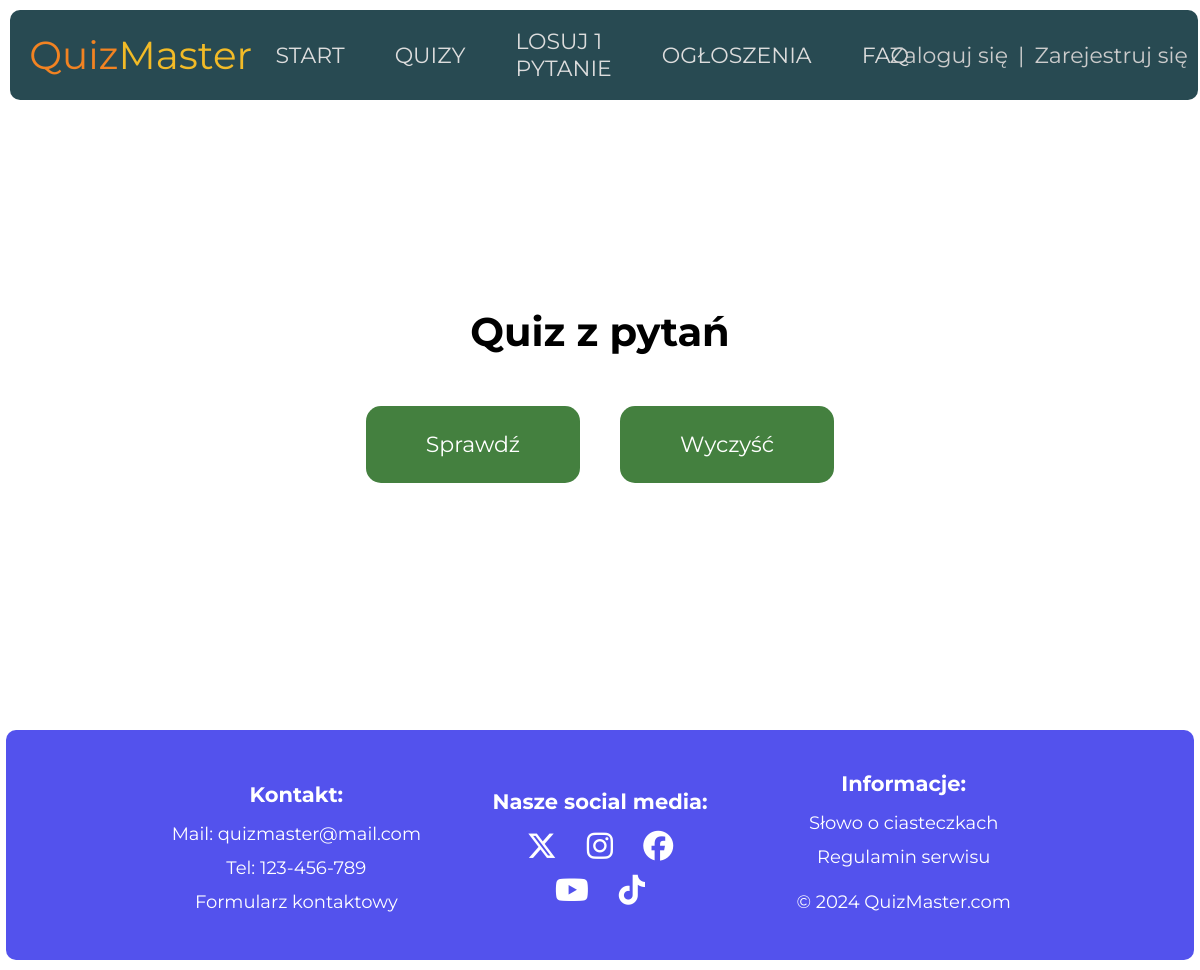
The app's page /quiz.php?t=1, older data.
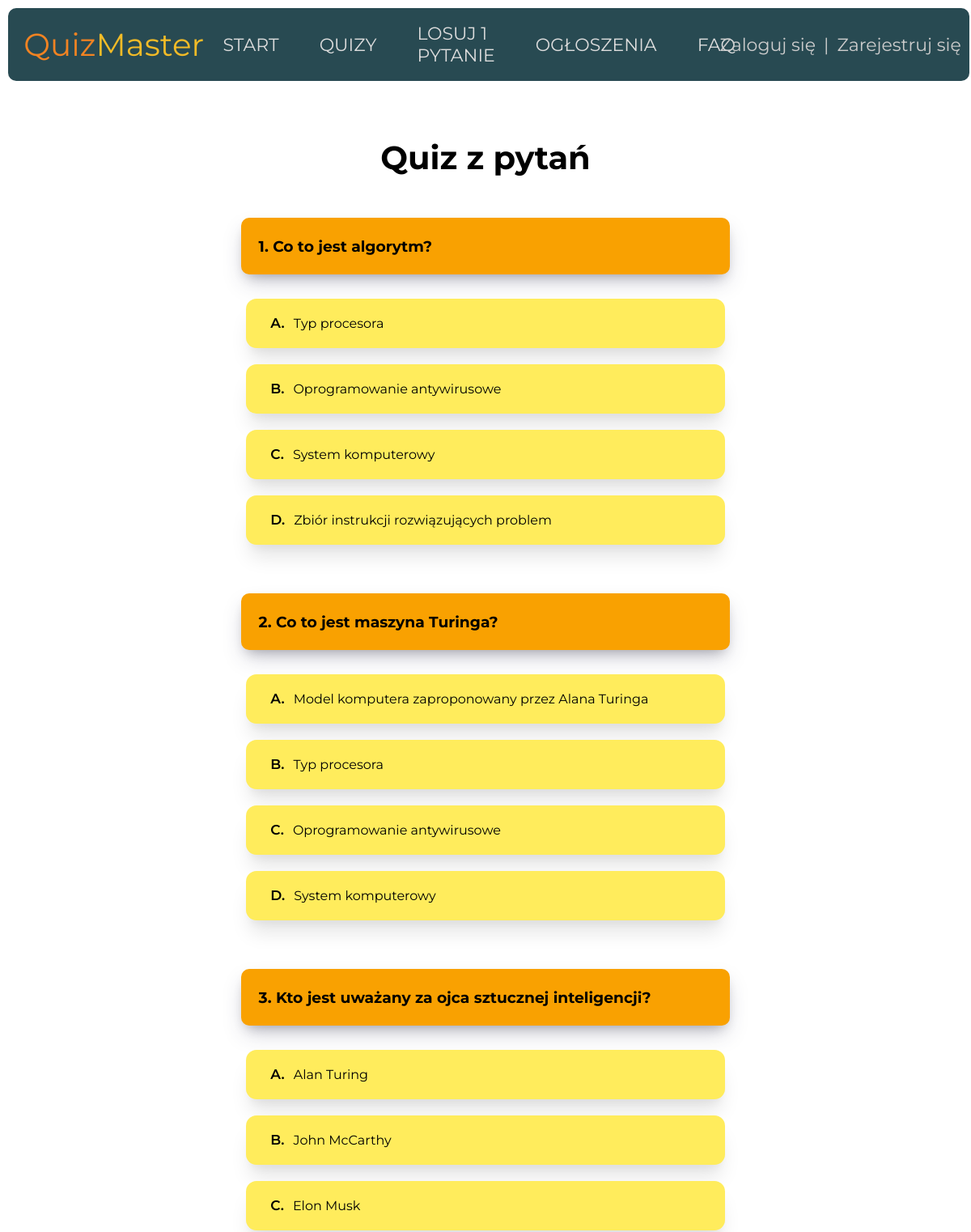
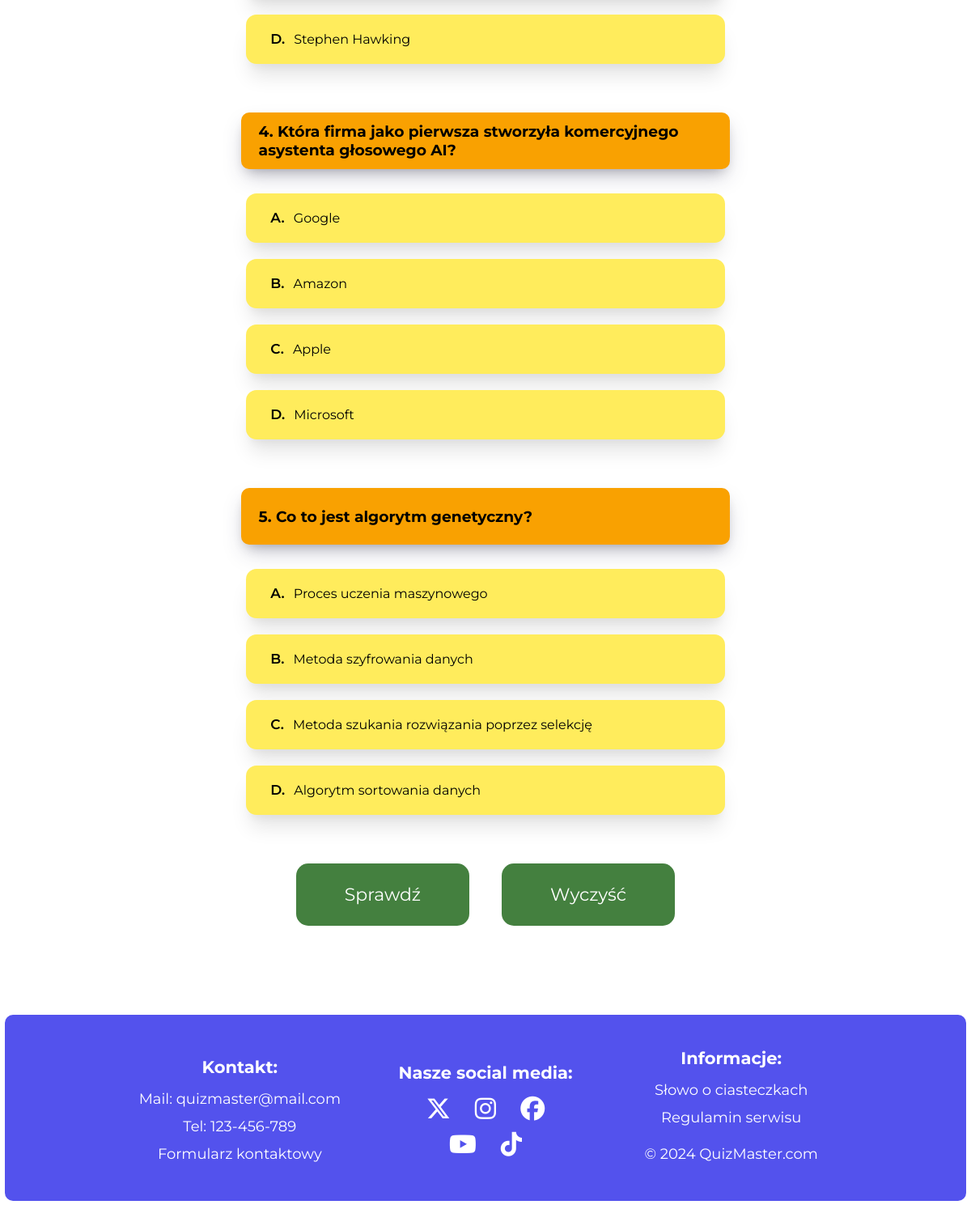
The same page, newer data (2 pictures, top to bottom).
### tables this page shows
CREATE TABLE IF NOT EXISTS `question` (
  `id` INT NOT NULL AUTO_INCREMENT,
  `category_id` INT NOT NULL,
  `topic_id` INT NOT NULL,
  `title` TEXT NOT NULL,
  `option-a` TEXT NOT NULL,
  `option-b` TEXT NOT NULL,
  `option-c` TEXT NOT NULL,
  `option-d` TEXT NOT NULL,
  `correct` VARCHAR(1) NOT NULL,
  PRIMARY KEY (`id`),
  FOREIGN KEY (`category_id`) REFERENCES category(`id`),
  FOREIGN KEY (`topic_id`) REFERENCES topic(`id`));

### quiz.php (the view, shortened to what this page needs)
<?php
    require_once('./config/config.php');
    try {
        $connection = new PDO("mysql:host=$database_host;dbname=$database_name", $database_user, $database_password);
        $connection->setAttribute(PDO::ATTR_ERRMODE, PDO::ERRMODE_EXCEPTION);
    } catch (PDOException $e) {
        die("Error: ".$e->getMessage());
    }
    if(isset($_GET['t'],$_GET['c'])) {
        header("Location: ./category.php");
    } else {
        if(isset($_GET['t'])) {
            $id = $_GET['t'];
            $sqlQuery = "SELECT `question`.`id`, `question`.`title`, `question`.`option-a`, `question`.`option-b`, `question`.`option-c`, `question`.`option-d` FROM `question` WHERE `question`.`topic_id`=$id ORDER BY RAND() LIMIT 5";
            $queryResult = $connection->query($sqlQuery);
        }
    }
?>
<!DOCTYPE html>
<html lang="pl">
    <head>
        <link rel="stylesheet" href="https://cdnjs.cloudflare.com/ajax/libs/font-awesome/6.5.1/css/all.min.css">
        <link rel="stylesheet" href="./styles/style_global.css">
        <link rel="stylesheet" href="./styles/style_quiz.css">
    </head>
    <body>
        <section class="document">
                <?php
                    require_once("./elements/header.php");
                ?>
                <section class="document-body">
                    <section class="section-info">
                        <h1>Quiz z pytań</h1>
                    </section>
                    <section class="section-quiz">
                        <form action="../quiz_result.php" method="post">
                            <?php
                                $i = 0;
                                $questionIDs = [];
                                foreach($queryResult as $row) {
                                    $i-=-1;
                                    array_push($questionIDs, $row['id']);
                                    echo <<<QUESTION
                                        <div class="question-box">
                                            <span class="span-question-title">
                                                <h3>{$i}. {$row['title']}</h3>
                                            </span>
                                            <span class="span-question-answer">
                                                <input type="radio" name="question-{$i}" id="ans-{$row['id']}-a" class="display-none" value="a">
                                                <label for="ans-{$row['id']}-a"><p><p class="letter">A.</p> {$row['option-a']}</p></label>
                                            </span>
                                            <span class="span-question-answer">
                                                <input type="radio" name="question-{$i}" id="ans-{$row['id']}-b" class="display-none" value="b">
                                                <label for="ans-{$row['id']}-b"><p><p class="letter">B.</p> {$row['option-b']}</p></label>
                                            </span>
                                            <span class="span-question-answer">
                                                <input type="radio" name="question-{$i}" id="ans-{$row['id']}-c" class="display-none" value="c">
                                                <label for="ans-{$row['id']}-c"><p><p class="letter">C.</p> {$row['option-c']}</p></label>
                                            </span>
                                            <span class="span-question-answer">
                                                <input type="radio" name="question-{$i}" id="ans-{$row['id']}-d" class="display-none" value="d">
                                                <label for="ans-{$row['id']}-d"><p><p class="letter">D.</p> {$row['option-d']}</p></label>
                                            </span>
                                        </div>
                                    QUESTION;
                                }
                            ?>
                            <section>
                                <button type="submit">Sprawdź</button>
                                <button type="reset">Wyczyść</button>
                            </section>
                        </form>
                    </section>
                </section>
        </section>
    </body>
</html>

Row changes from the older to the newer data that the page shows:
added question: i "1", title "Co to jest algorytm?", value "Typ procesora", value "Oprogramowanie antywirusowe", value "System komputerowy", value "Zbiór instrukcji rozwiązujących problem"
added question: i "2", title "Co to jest maszyna Turinga?", value "Model komputera zaproponowany przez Alana Turinga", value "Typ procesora", value "Oprogramowanie antywirusowe", value "System komputerowy"
added question: i "3", title "Kto jest uważany za ojca sztucznej inteligencji?", value "Alan Turing", value "John McCarthy", value "Elon Musk", value "Stephen Hawking"
added question: i "4", title "Która firma jako pierwsza stworzyła komercyjnego asystenta głosowego AI?", value "Google", value "Amazon", value "Apple", value "Microsoft"
added question: i "5", title "Co to jest algorytm genetyczny?", value "Proces uczenia maszynowego", value "Metoda szyfrowania danych", value "Metoda szukania rozwiązania poprzez selekcję", value "Algorytm sortowania danych"
